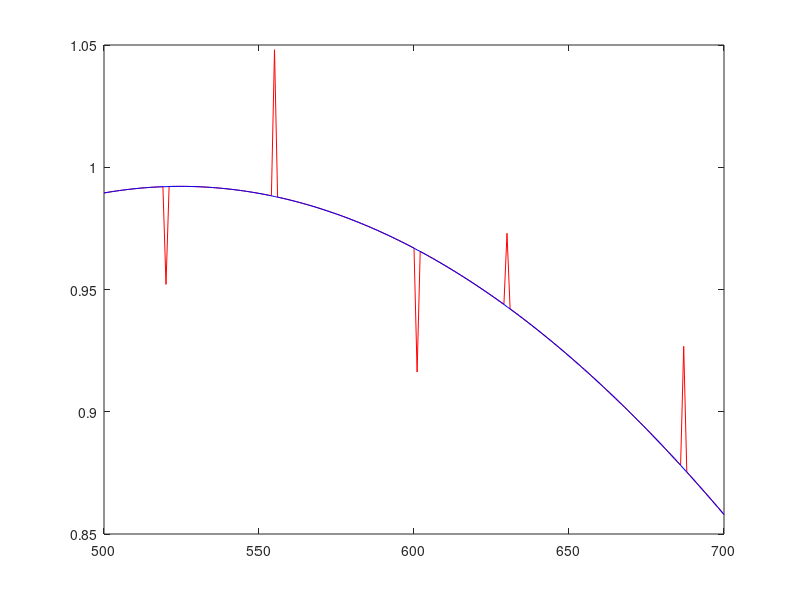

MATLAB code to generate this figure:
% 2. Filter Outliers

load raw_data.mat;

% Filter
filter = signal;

% Spike 1
k = 520;
mean_w_curr1 = (signal(k-4)+signal(k-2)+signal(k)+signal(k+2)+signal(k+4))/5;
mean_wo_curr1 = (signal(k-4)+signal(k-2)+signal(k+2)+signal(k+4))/4;

if abs(mean_w_curr1 - mean_wo_curr1) > 0.001
    filter(k) = mean_wo_curr1;
end

% Spike 2
i = 555;
mean_w_curr2 = (signal(i-4)+signal(i-2)+signal(i)+signal(i+2)+signal(i+4))/5;
mean_wo_curr2 = (signal(i-4)+signal(i-2)+signal(i+2)+signal(i+4))/4;

if abs(mean_w_curr2 - mean_wo_curr2) > 0.001
    filter(i) = mean_wo_curr2;
end

% Spike 3
j = 601;
mean_w_curr3 = (signal(j-4)+signal(j-2)+signal(j)+signal(j+2)+signal(j+4))/5;
mean_wo_curr3 = (signal(j-4)+signal(j-2)+signal(j+2)+signal(j+4))/4;

if abs(mean_w_curr3 - mean_wo_curr3) > 0.001
    filter(j) = mean_wo_curr3;
end

% Spike 4
h = 630;
mean_w_curr4 = (signal(h-4)+signal(h-2)+signal(h)+signal(h+2)+signal(h+4))/5;
mean_wo_curr4 = (signal(h-4)+signal(h-2)+signal(h+2)+signal(h+4))/4;

if abs(mean_w_curr4 - mean_wo_curr4) > 0.001
    filter(h) = mean_wo_curr4;
end

% Spike 5
l = 687;
mean_w_curr5 = (signal(l-4)+signal(l-2)+signal(l)+signal(l+2)+signal(l+4))/5;
mean_wo_curr5 = (signal(l-4)+signal(l-2)+signal(l+2)+signal(l+4))/4;

if abs(mean_w_curr5 - mean_wo_curr5) > 0.001
    filter(l) = mean_wo_curr5;
end

% Plot signal vs Filter;
plot(500:700, signal(500:700), 'r', 500:700, filter(500:700), 'b')

